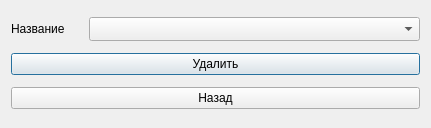
<?xml version="1.0" encoding="UTF-8"?>
<ui version="4.0">
 <class>deleteDish</class>
 <widget class="QDialog" name="deleteDish">
  <property name="geometry">
   <rect>
    <x>0</x>
    <y>0</y>
    <width>431</width>
    <height>128</height>
   </rect>
  </property>
  <property name="windowTitle">
   <string>Dialog</string>
  </property>
  <layout class="QGridLayout" name="gridLayout">
   <item row="0" column="0">
    <layout class="QHBoxLayout" name="horizontalLayout">
     <item>
      <widget class="QLabel" name="name">
       <property name="text">
        <string>Название</string>
       </property>
      </widget>
     </item>
     <item>
      <widget class="QComboBox" name="dishName">
       <property name="minimumSize">
        <size>
         <width>331</width>
         <height>24</height>
        </size>
       </property>
      </widget>
     </item>
    </layout>
   </item>
   <item row="1" column="0">
    <widget class="QPushButton" name="deleteButton">
     <property name="text">
      <string>Удалить</string>
     </property>
    </widget>
   </item>
   <item row="2" column="0">
    <widget class="QPushButton" name="cancelButton">
     <property name="text">
      <string>Назад</string>
     </property>
    </widget>
   </item>
  </layout>
 </widget>
 <resources/>
 <connections/>
</ui>
